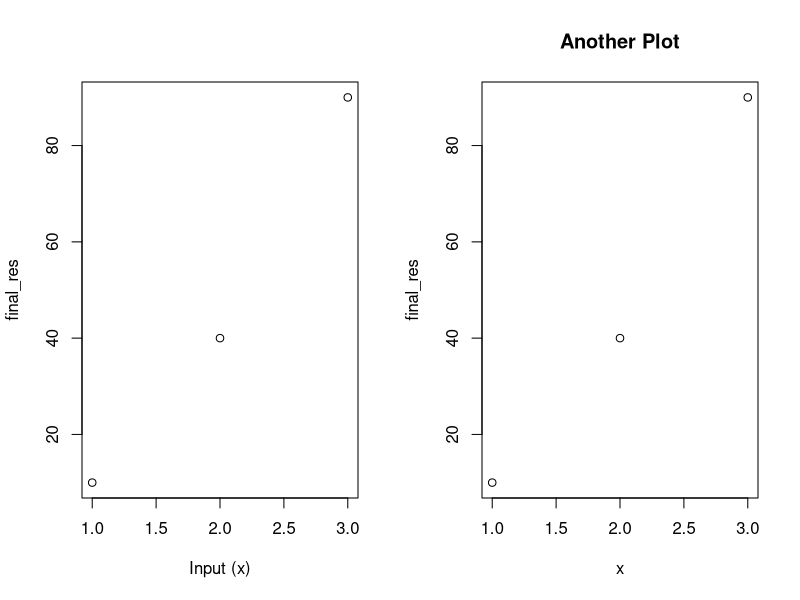
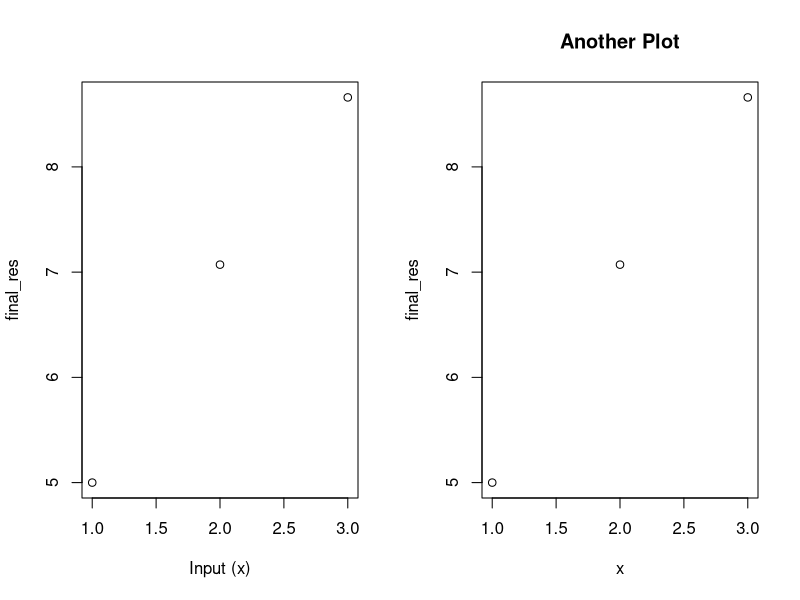
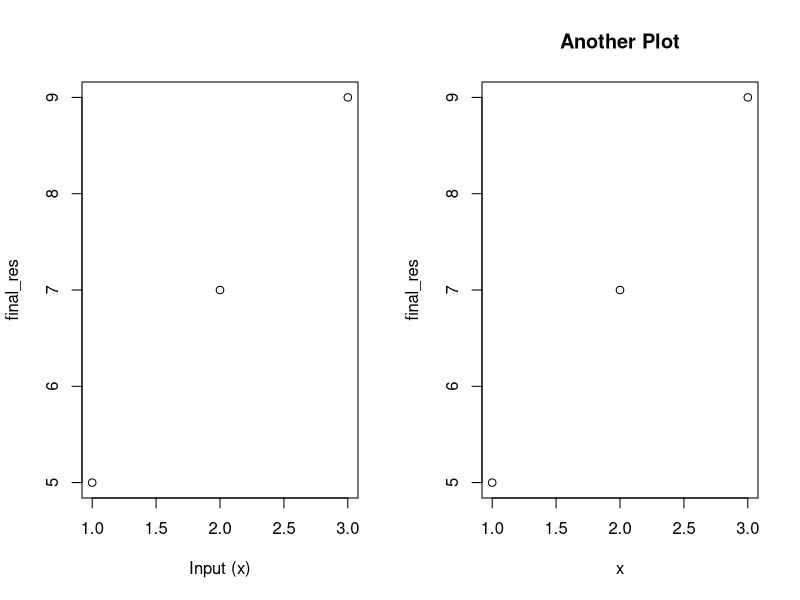
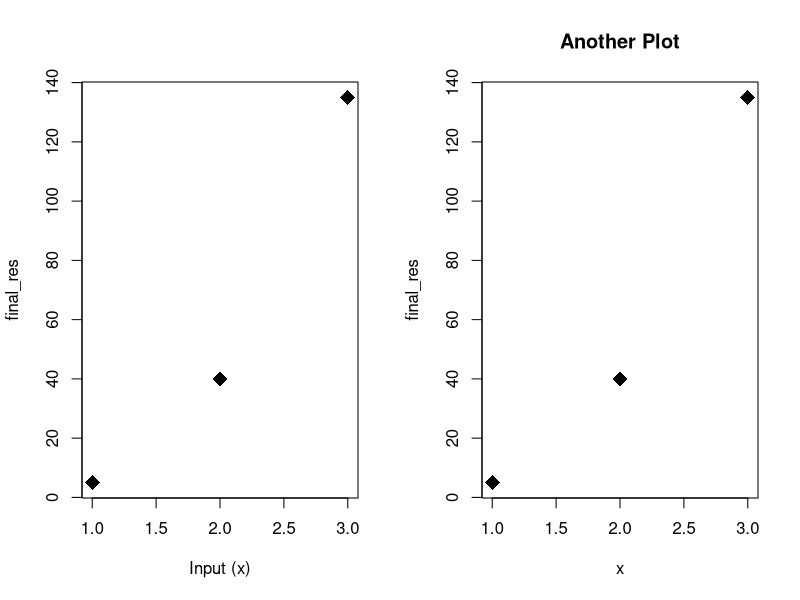

These charts were generated, in order, by the following R code: (Note: this script raises an error after producing the figures.)
rm(list = ls())

global_scale <- 10

scaled_power <- function(x, 
                         power = 2, 
                         method = c("simple", "precise"),
                         scale = 10,
                         plot = TRUE,
                         ...) {
  if (!is.numeric(x)) {
    stop("Input 'x' must be numeric.", call. = FALSE)
  }
  
  method = match.arg(method)
   # Local variables are isolated within the function environment
  pow_res <- x^power
  
  # If 'global_scale' is not defined locally, R searches the parent/global environment
  final_res <- pow_res * scale
  
  if (method == "simple") {
    final_res = round(final_res)
  }
  if (plot) {
    par(mfrow = c(1, 2))
    plot(x, final_res, xlab = "Input (x)", ...)
    plot(x, final_res, main = "Another Plot", ...)
    
  }
  
  return(final_res)
}

scaled_power(x = c(1, 2, 3))
scaled_power(c(1, 2, 3), power = 0.5, method = "p", scale = 5)
scaled_power(c(1, 2, 3), power = 0.5, method = "s", scale = 5)
scaled_power(c(1, 2, 3), power = 3, scale = 5, pch = 18, cex = 2)
scaled_power(c(1, 2, 3), power = 3, scale = 5, pch = 18, cex = 2, xlab = "My x")
res <- scaled_power(
  x = seq(-3, 3, by = 0.5), 
  power = 2, 
  scale = 5, 
  method = "precise",
  col = "firebrick", 
  pch = 19, 
  type = "b"
)
res
